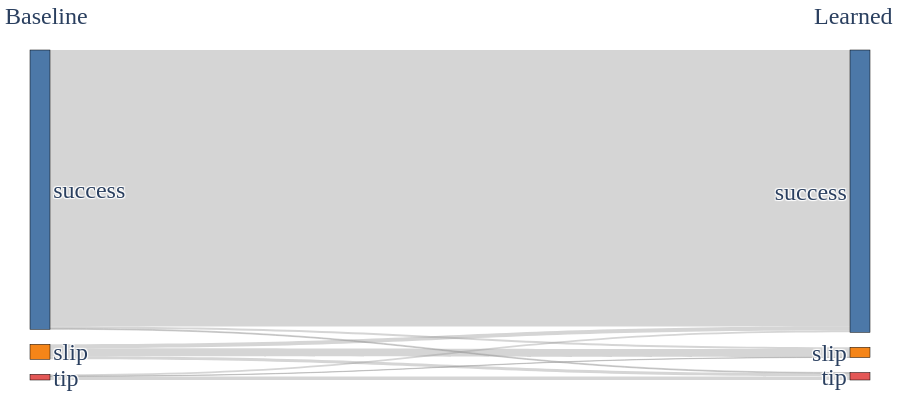

This figure's notebook cell:
### Code cell
import plotly.graph_objects as go

def create_sankey_diagram(transition_counts, outcome_labels, title="Baseline → Learned Outcome Transitions"):
    """
    Creates a Sankey diagram showing transitions from baseline outcomes to learned outcomes.

    Parameters:
    - transition_counts: DataFrame with columns ['baseline_outcome', 'learned_outcome', 'count']
    - outcome_labels: list of unique outcome labels (e.g. ['success', 'slipped', 'tipped'])
    - title: figure title string
    """

    # Map outcome labels to node indices
    label_to_index = {label: idx for idx, label in enumerate(outcome_labels)}
    
    # Sources (baseline nodes)
    source_indices = transition_counts['baseline_outcome'].map(label_to_index).tolist()
    # Targets (learned nodes), offset by number of baseline nodes to place on right
    target_indices = transition_counts['learned_outcome'].map(lambda x: label_to_index[x] + len(outcome_labels)).tolist()
    
    # Flow values (number of trials)
    values = transition_counts['count'].tolist()
    
    # All node labels: baseline + learned (duplicated for left and right columns)
    node_labels = outcome_labels + outcome_labels

    # Optional: define consistent colors for nodes
    node_colors = ['#4C78A8', '#F58518', '#E45756'] * 2  # repeat for baseline and learned
    
    # Build Sankey diagram
    sankey_fig = go.Figure(data=[go.Sankey(
        node=dict(
            pad=15,
            thickness=20,
            line=dict(color='black', width=0.5),
            label=node_labels,
            color=node_colors,
            hovertemplate='%{label}<extra></extra>'
        ),
        link=dict(
            source=source_indices,
            target=target_indices,
            value=values,
            color='rgba(150, 150, 150, 0.4)',  # semi-transparent grey links
            hovertemplate='Count: %{value}<extra></extra>'
        )
    )])

    # Update layout with professional formatting
    sankey_fig.update_layout(
        title_text=None,
        font=dict(size=24, family='Times New Roman, Times, serif'),
        height=400,
        margin=dict(l=30, r=30, t=50, b=20),  # add bottom margin for labels
        annotations=[
            dict(
                x=0.02,  # left group
                y=1.15,  # slightly below the plot (negative to go below axis)
                text="Baseline",
                showarrow=False,
                font=dict(size=24, family='Times New Roman, Times, serif'),
                xanchor='center',
                yanchor='top'  # align text above this y-position
            ),
            dict(
                x=0.98,  # right group
                y=1.15,
                text="Learned",
                showarrow=False,
                font=dict(size=24, family='Times New Roman, Times, serif'),
                xanchor='center',
                yanchor='top'
            )
        ]
    )

    return sankey_fig

# Usage example:
fig = create_sankey_diagram(transition_counts, ['success', 'slip', 'tip'])
fig.show()

### Figure 1 — Plotly figure (JSON) as saved in the notebook; plotly's stock layout.template omitted (floating-point values rounded to 4 significant figures)
{"data": [{"link": {"color": "rgba(150, 150, 150, 0.4)", "hovertemplate": "Count: %{value}<extra></extra>", "source": [1, 1, 1, 0, 0, 0, 2, 2, 2], "target": [4, 3, 5, 4, 3, 5, 4, 3, 5], "value": [27, 13, 10, 6, 922, 3, 1, 6, 12]}, "node": {"color": ["#4C78A8", "#F58518", "#E45756", "#4C78A8", "#F58518", "#E45756"], "hovertemplate": "%{label}<extra></extra>", "label": ["success", "slip", "tip", "success", "slip", "tip"], "line": {"color": "black", "width": 0.5}, "pad": 15, "thickness": 20}, "type": "sankey"}], "layout": {"annotations": [{"font": {"family": "Times New Roman, Times, serif", "size": 24}, "showarrow": false, "text": "Baseline", "x": 0.02, "xanchor": "center", "y": 1.15, "yanchor": "top"}, {"font": {"family": "Times New Roman, Times, serif", "size": 24}, "showarrow": false, "text": "Learned", "x": 0.98, "xanchor": "center", "y": 1.15, "yanchor": "top"}], "font": {"family": "Times New Roman, Times, serif", "size": 24}, "height": 400, "margin": {"b": 20, "l": 30, "r": 30, "t": 50}}}
